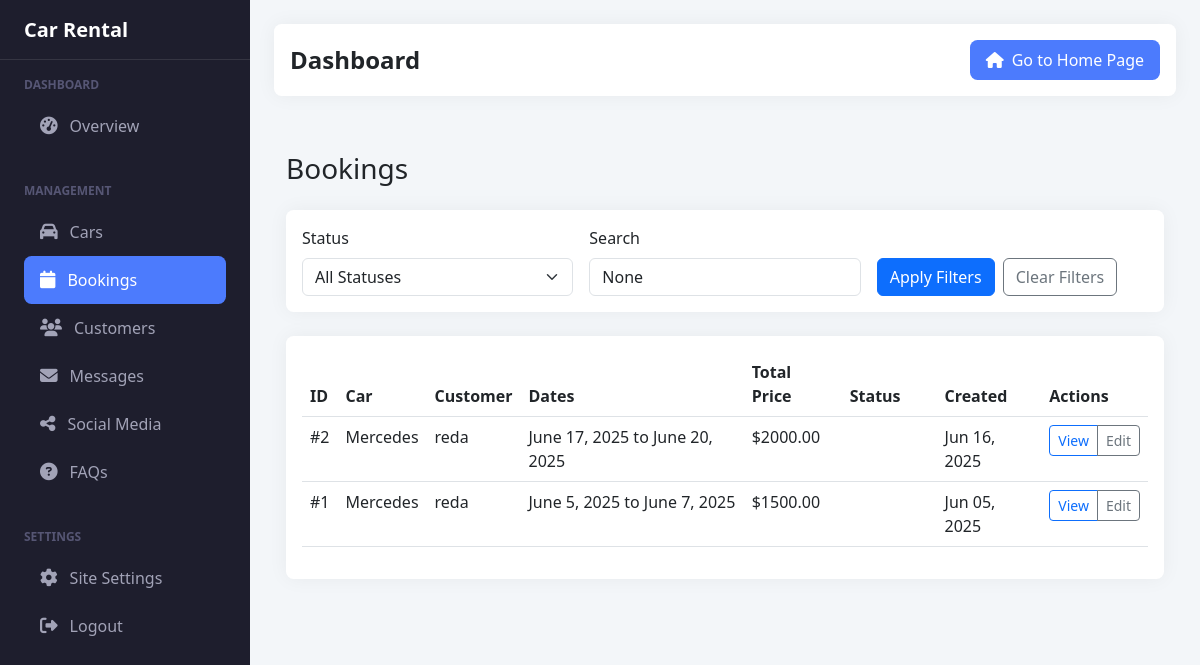
The app's page /dashboard/bookings/ (signed in) with its own data.
### rentals/models.py (models this page shows, shortened)
class Booking(models.Model):
    STATUS_CHOICES = [
        ('pending', 'Pending'),
        ('confirmed', 'Confirmed'),
        ('cancelled', 'Cancelled'),
        ('completed', 'Completed'),
    ]
    car = models.ForeignKey(Car, on_delete=models.CASCADE, related_name='bookings')
    customer = models.ForeignKey(Customer, on_delete=models.CASCADE, related_name='bookings')
    start_date = models.DateField()
    end_date = models.DateField()
    total_price = models.DecimalField(max_digits=10, decimal_places=2)
    status = models.CharField(max_length=20, choices=STATUS_CHOICES, default='pending')
    created_at = models.DateTimeField(auto_now_add=True)
    updated_at = models.DateTimeField(auto_now=True)
    notes = models.TextField(blank=True)
    class Meta:
        ordering = ['-created_at']

class Car(models.Model):
    TRANSMISSION_CHOICES = [
        ('automatic', 'Automatic'),
        ('manual', 'Manual'),
    ]
    FUEL_CHOICES = [
        ('gasoline', 'Gasoline'),
        ('diesel', 'Diesel'),
        ('electric', 'Electric'),
        ('hybrid', 'Hybrid'),
    ]
    STATUS_CHOICES = [
        ('available', 'Available'),
        ('rented', 'Rented'),
        ('maintenance', 'Under Maintenance'),
    ]
    name = models.CharField(max_length=100)
    brand = models.CharField(max_length=50)
    model = models.CharField(max_length=50)
    description = models.TextField(blank=True, help_text="Detailed description of the car")
    phone_number = models.CharField(max_length=20, blank=True, help_text="Contact phone number for this car")
    price_per_day = models.DecimalField(max_digits=8, decimal_places=2)
    availability_status = models.CharField(max_length=20, choices=STATUS_CHOICES, default='available')
    transmission = models.CharField(max_length=20, choices=TRANSMISSION_CHOICES)
    fuel_type = models.CharField(max_length=20, choices=FUEL_CHOICES)
    seats = models.PositiveIntegerField(validators=[MinValueValidator(2), MaxValueValidator(9)])
    doors = models.PositiveIntegerField(validators=[MinValueValidator(2), MaxValueValidator(5)])
    engine_specs = models.CharField(max_length=50, help_text="e.g., 1.8L, 2.0L Turbo")
    air_conditioning = models.BooleanField(default=True)
    mileage = models.PositiveIntegerField(help_text="Total mileage in km")
    color = models.CharField(max_length=30)
    featured = models.BooleanField(default=False, help_text="Show on homepage")
    rating = models.DecimalField(max_digits=3, decimal_places=2, default=0.00,
                               validators=[MinValueValidator(0), MaxValueValidator(5)])
    total_reviews = models.PositiveIntegerField(default=0)
    created_at = models.DateTimeField(auto_now_add=True)
    updated_at = models.DateTimeField(auto_now=True)
    class Meta:
        ordering = ['-created_at']

class Customer(models.Model):
    user = models.OneToOneField(User, on_delete=models.CASCADE)
    phone = models.CharField(max_length=20)
    address = models.TextField()
    driver_license = models.CharField(max_length=50)
    created_at = models.DateTimeField(auto_now_add=True)
    def __str__(self):
        return f"{self.user.get_full_name() or self.user.username}"

### rentals/views.py (the view, shortened to what this page needs)
# urls.py: path('dashboard/bookings/', views.admin_bookings_list, name='admin_bookings_list'),
@login_required
def admin_bookings_list(request):
    if not request.user.is_staff:
        return redirect('home')
    bookings = Booking.objects.all().select_related('car', 'customer')
    status_filter = request.GET.get('status')
    search = request.GET.get('search')
    if status_filter:
        bookings = bookings.filter(status=status_filter)
    paginator = Paginator(bookings, 20)
    page_number = request.GET.get('page')
    bookings_page = paginator.get_page(page_number)
    context = {
        'bookings': bookings_page,
        'status_choices': Booking.STATUS_CHOICES,
        'current_filters': {
            'status': status_filter,
            'search': search,
        }
    }
    return render(request, 'rentals/admin/bookings_list.html', context)

### rentals/context_processors.py (called while the page is built)
def site_settings(request):
    return {
        'site_settings': SiteSettings.get_settings()
    }

def social_media_links(request):
    return {
        'social_media_links': SocialMedia.objects.filter(is_active=True)
    }

def faqs(request):
    return {
        'global_faqs': FAQ.objects.filter(is_active=True).order_by('order', 'id')[:5]
    }

### rentals/models.py (called while the page is built)
    @classmethod
    def get_settings(cls):
        return cls.objects.first() or cls.objects.create()

### templates/rentals/admin/bookings_list.html (shortened to what this page needs)
{% extends 'rentals/admin/base.html' %}
{% block content %}
<div class="container-fluid py-4">
    <div class="d-flex justify-content-between align-items-center mb-4">
        <h1 class="h3 mb-0">Bookings</h1>
    </div>
    <div class="card mb-4">
        <div class="card-body">
            <form method="get" class="row g-3">
                <div class="col-md-4">
                    <label class="form-label">Status</label>
                    <select name="status" class="form-select">
                        <option value="">All Statuses</option>
                    </select>
                </div>
                <div class="col-md-4">
                    <label class="form-label">Search</label>
                    <input type="text" name="search" class="form-control" placeholder="Search bookings..." value="{{ current_filters.search }}">
                </div>
                <div class="col-md-4 d-flex align-items-end">
                    <button type="submit" class="btn btn-primary me-2">Apply Filters</button>
                    <a href="{% url 'admin_bookings_list' %}" class="btn btn-outline-secondary">Clear Filters</a>
                </div>
            </form>
        </div>
    </div>
    <div class="card">
        <div class="card-body">
            <div class="table-responsive">
                <table class="table table-hover">
                    <thead>
                        <tr>
                            <th>ID</th>
                            <th>Car</th>
                            <th>Customer</th>
                            <th>Dates</th>
                            <th>Total Price</th>
                            <th>Status</th>
                            <th>Created</th>
                            <th>Actions</th>
                        </tr>
                    </thead>
                    <tbody>
                        {% for booking in bookings %}
                        <tr>
                            <td>#{{ booking.id }}</td>
                            <td>{{ booking.car.name }}</td>
                            <td>{{ booking.customer }}</td>
                            <td>{{ booking.start_date }} to {{ booking.end_date }}</td>
                            <td>${{ booking.total_price }}</td>
                            <td>
                                <span class="badge bg-{{ booking.status }}">
                                </span>
                            </td>
                            <td>{{ booking.created_at|date:"M d, Y" }}</td>
                            <td>
                                <div class="btn-group">
                                    <a href="{% url 'admin_view_booking' booking.id %}" class="btn btn-sm btn-outline-primary">View</a>
                                    <a href="{% url 'admin_edit_booking' booking.id %}" class="btn btn-sm btn-outline-secondary">Edit</a>
                                </div>
                            </td>
                        </tr>
                        {% empty %}
                        <tr>
                            <td colspan="8" class="text-center py-4">
                                <p class="text-muted mb-0">No bookings found</p>
                            </td>
                        </tr>
                        {% endfor %}
                    </tbody>
                </table>
            </div>
        </div>
    </div>
</div>
{% endblock %}

### templates/rentals/admin/base.html (style rules this page uses)
:root { --sidebar-width: 250px; --header-height: 60px; --primary-color: #4C7BFD; --sidebar-bg: #1E1E2D; --sidebar-color: #A2A3B7; --sidebar-hover: #2A2A3C; }
body { min-height: 100vh; background-color: #F3F6F9; }
.card { border: none; border-radius: 0.475rem; box-shadow: 0 0 20px rgba(0,0,0,0.05); }

### templates/rentals/admin/bookings_list.html (style rules this page uses)
.badge.bg-pending { background-color: var(--warning); }
.badge.bg-confirmed { background-color: var(--success); }

### records on screen
Booking: id "2", car.name "Mercedes", customer "reda", start_date "June 17, 2025", end_date "June 20, 2025", total_price "2000.00", created_at "Jun 16, 2025"
Booking: id "1", car.name "Mercedes", customer "reda", start_date "June 5, 2025", end_date "June 7, 2025", total_price "1500.00", created_at "Jun 05, 2025"

### other values on screen
{{ site_settings.site_name|default:"Car Rental" }} "Car Rental"
